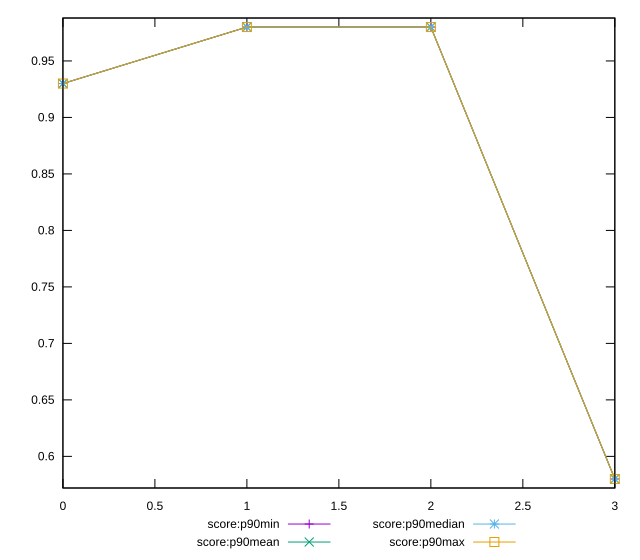

The script that saved this image:
reset

$scoreP90Min <<EOF
0 0.93
1 0.98
2 0.98
3 0.58
EOF

$scoreP90Mean <<EOF
0 0.9300000000000017
1 0.9800000000000002
2 0.9800000000000002
3 0.5799999999999988
EOF

$scoreP90Median <<EOF
0 0.93
1 0.98
2 0.98
3 0.58
EOF

$scoreP90Max <<EOF
0 0.93
1 0.98
2 0.98
3 0.58
EOF

set key outside below
set xrange [0:3]
set yrange [0.5719999999999988:0.9880000000000002]
set trange [0.5719999999999988:0.9880000000000002]
set terminal svg size 640, 560 enhanced background rgb 'white'
set output "reports/report_00032_2021-02-25T10-28-15.087Z/dom-size/progression/score.svg"

plot $scoreP90Min title "score:p90min" with linespoints, \
     $scoreP90Mean title "score:p90mean" with linespoints, \
     $scoreP90Median title "score:p90median" with linespoints, \
     $scoreP90Max title "score:p90max" with linespoints

reset
